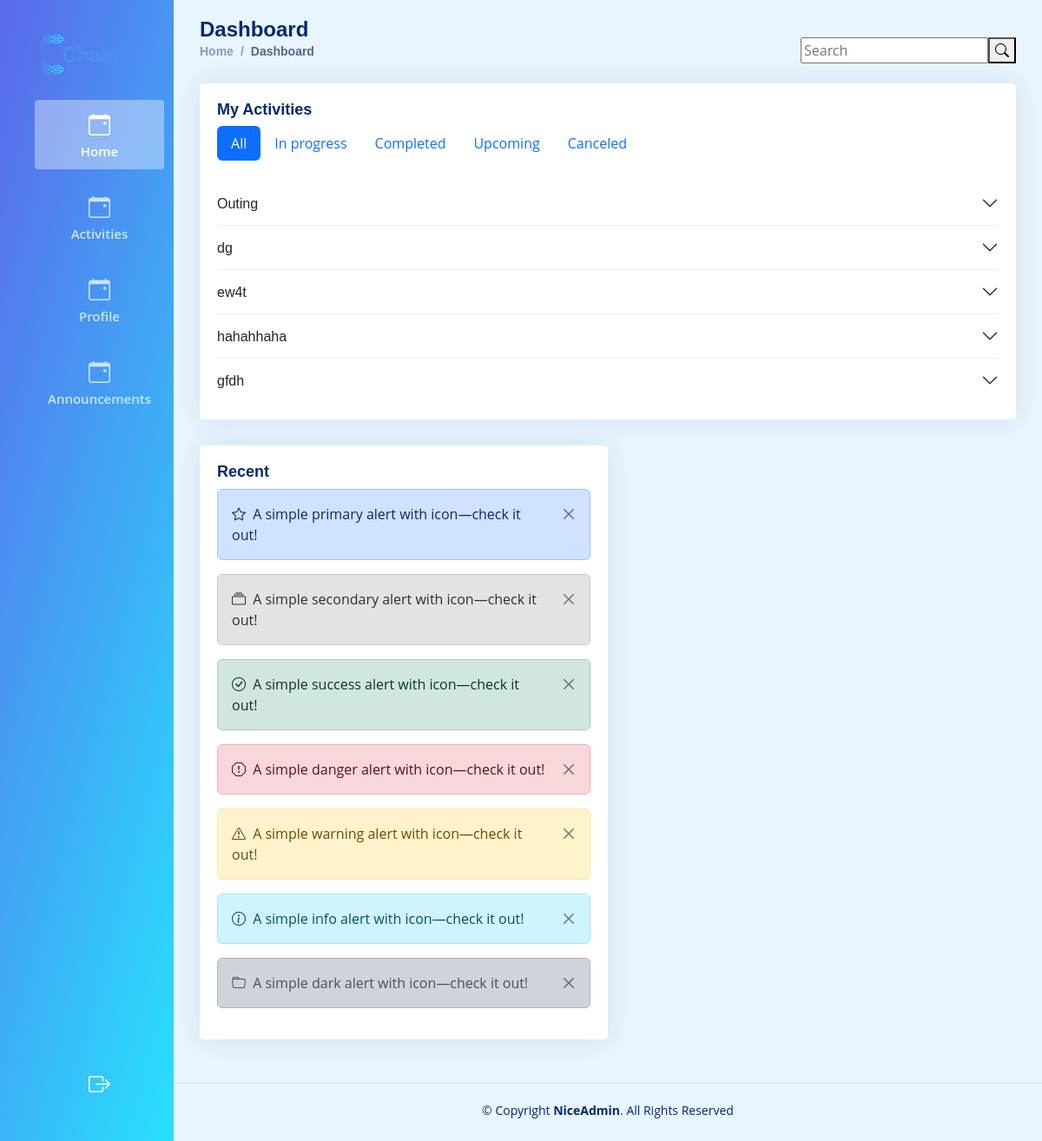
/client/pages/user/events.php, run on the app's committed database.
### tables this page shows
CREATE TABLE `activity` (
  `activityID` int(11) NOT NULL,
  `act_title` varchar(50) NOT NULL,
  `act_date` varchar(50) NOT NULL,
  `act_time` int(50) NOT NULL,
  `act_location` varchar(100) NOT NULL,
  `act_desc` varchar(500) NOT NULL,
  `act_ootd` varchar(100) NOT NULL,
  `remarks` varchar(50) NOT NULL,
  `userID` int(11) NOT NULL
);

### client/pages/user/events.php (the view, shortened to what this page needs)
<!DOCTYPE html>
<html lang="en">
<head>
    <?php include_once("../../components/vendorCSSLinks.php") ?>
    <link rel="stylesheet" href="../../assets/css/main.css">
    <link rel="stylesheet" href="../../assets/css/user.css">
</head>
<body>
    <?php include_once("../../components/sidebar.php") ?>
    <main id="main" class="main user-main">
        <div class="page-header d-flex align-items-center">
            <div class="pagetitle">
                <h1>Dashboard</h1>
                <nav>
                    <ol class="breadcrumb">
                        <li class="breadcrumb-item"><a href="index.html">Home</a></li>
                        <li class="breadcrumb-item active">Dashboard</li>
                    </ol>
                </nav>
            </div>
            <div class="search-bar">
                <form class="search-form d-flex align-items-center" method="POST" action="#">
                    <input type="text" name="query" placeholder="Search" title="Enter search keyword">
                    <button type="submit" title="Search"><i class="bi bi-search"></i></button>
                </form>
            </div>
        </div>
        <div class="card col-lg-12">
            <div class="card-body">
                <h5 class="card-title">My Activities</h5>
                <ul class="nav nav-pills mb-3" id="pills-tab" role="tablist">
                    <li class="nav-item" role="presentation">
                        <button class="nav-link active" id="pills-all-tab" data-bs-toggle="pill" data-bs-target="#pills-all" type="button" role="tab" aria-controls="pills-all" aria-selected="true">All</button>
                    </li>
                    <li class="nav-item" role="presentation">
                        <button class="nav-link" id="pills-progress-tab" data-bs-toggle="pill" data-bs-target="#pills-progress" type="button" role="tab" aria-controls="pills-progress" aria-selected="false" tabindex="-1">In
                            progress</button>
                    </li>
                    <li class="nav-item" role="presentation">
                        <button class="nav-link" id="pills-Completed-tab" data-bs-toggle="pill" data-bs-target="#pills-Completed" type="button" role="tab" aria-controls="pills-Completed" aria-selected="false" tabindex="-1">Completed</button>
                    </li>
                    <li class="nav-item" role="presentation">
                        <button class="nav-link" id="pills-Upcoming-tab" data-bs-toggle="pill" data-bs-target="#pills-Upcoming" type="button" role="tab" aria-controls="pills-Upcoming" aria-selected="false" tabindex="-1">Upcoming</button>
                    </li>
                    <li class="nav-item" role="presentation">
                        <button class="nav-link" id="pills-canceled-tab" data-bs-toggle="pill" data-bs-target="#pills-canceled" type="button" role="tab" aria-controls="pills-canceled" aria-selected="false" tabindex="-1">Canceled</button>
                    </li>
                </ul>
                <div class="tab-content pt-2" id="myTabContent">
                    <div class="tab-pane fade active show" id="pills-all" role="tabpanel" aria-labelledby="all-tab">
                        <div class="accordion accordion-flush" id="myaccordion">
                            <?php
                            $conn = getConnection();
                            $sql = "SELECT * FROM activity";
                            $result = mysqli_query($conn, $sql);
                            if (mysqli_num_rows($result) > 0) :
                                while ($row = mysqli_fetch_assoc($result)) :
                            ?>
                                    <div class="accordion-item">
                                        <h2 class="accordion-header" id="flush-heading<?= $row['activityID'] ?>">
                                            <button class="accordion-button collapsed" type="button" data-bs-toggle="collapse" data-bs-target="#flush-collapse<?= $row['activityID'] ?>" aria-expanded="false" aria-controls="flush-collapseThree">
                                                <?= $row['act_title']; ?>
                                            </button>
                                        </h2>
                                    </div>
                            <?php
                                endwhile;
                            else :
                                echo "0 results";
                            endif;
                            ?>
                        </div>
                    </div>
                </div>
            </div>
        </div>
        <div class="card col-lg-6">
            <div class="card-body">
                <h5 class="card-title">Recent</h5>
                <div class="alert alert-primary alert-dismissible fade show" role="alert">
                    <i class="bi bi-star me-1"></i>
                    A simple primary alert with icon—check it out!
                    <button type="button" class="btn-close" data-bs-dismiss="alert" aria-label="Close"></button>
                </div>
                <div class="alert alert-secondary alert-dismissible fade show" role="alert">
                    <i class="bi bi-collection me-1"></i>
                    A simple secondary alert with icon—check it out!
                    <button type="button" class="btn-close" data-bs-dismiss="alert" aria-label="Close"></button>
                </div>
                <div class="alert alert-success alert-dismissible fade show" role="alert">
                    <i class="bi bi-check-circle me-1"></i>
                    A simple success alert with icon—check it out!
                    <button type="button" class="btn-close" data-bs-dismiss="alert" aria-label="Close"></button>
                </div>
                <div class="alert alert-danger alert-dismissible fade show" role="alert">
                    <i class="bi bi-exclamation-octagon me-1"></i>
                    A simple danger alert with icon—check it out!
                    <button type="button" class="btn-close" data-bs-dismiss="alert" aria-label="Close"></button>
                </div>
                <div class="alert alert-warning alert-dismissible fade show" role="alert">
                    <i class="bi bi-exclamation-triangle me-1"></i>
                    A simple warning alert with icon—check it out!
                    <button type="button" class="btn-close" data-bs-dismiss="alert" aria-label="Close"></button>
                </div>
                <div class="alert alert-info alert-dismissible fade show" role="alert">
                    <i class="bi bi-info-circle me-1"></i>
                    A simple info alert with icon—check it out!
                    <button type="button" class="btn-close" data-bs-dismiss="alert" aria-label="Close"></button>
                </div>
                <div class="alert alert-dark alert-dismissible fade show" role="alert">
                    <i class="bi bi-folder me-1"></i>
                    A simple dark alert with icon—check it out!
                    <button type="button" class="btn-close" data-bs-dismiss="alert" aria-label="Close"></button>
                </div>
            </div>
        </div>
    </main>
    <?php include_once("../../components/footer.php") ?>
</body>
</html>

### client/assets/css/main.css (style rules this page uses)
body { position: relative; }
.user-main { margin-top: 0 !important; padding: 50px; background-size: cover; }
#main { position: relative; height: fit-content; overflow: hidden; }
.page-header { z-index: 99; justify-content: space-between; }

### client/assets/css/user.css (style rules this page uses)
:root { scroll-behavior: smooth; }
body { font-family: "Open Sans", sans-serif; background: #e8f5ff !important; color: #444444; }
a { color: #4154f1; text-decoration: none; }
h1, h2, h3, h4, h5, h6 { font-family: "Nunito", sans-serif; }
#main { margin-top: 60px; padding: 20px 30px; transition: all 0.3s; margin-left: 200px; }
.pagetitle { margin-bottom: 10px; }
.pagetitle h1 { font-size: 24px; margin-bottom: 0; font-weight: 600; color: #012970; }
.card { margin-bottom: 30px; border: none !important; border-radius: 5px; box-shadow: 0px 0 30px rgba(1, 41, 112, 0.1); }
.card-title { font-size: 18px; font-weight: bold; color: #012970 !important; font-family: "Poppins", sans-serif; margin-bottom: .5rem !important; }
.card-body { padding: 20px; }
.btn-close { background-size: 25%; }
.accordion-item { border: 1px solid #ebeef4; }
.accordion-flush .accordion-button { padding: 15px 0; background: none; border: 0; }
.breadcrumb { font-size: 14px; font-family: "Nunito", sans-serif; color: #899bbd; font-weight: 600; }
.breadcrumb a { color: #899bbd; transition: 0.3s; }
.breadcrumb .breadcrumb-item::before { color: #899bbd; }
.breadcrumb .active { color: #51678f; font-weight: 600; }
@media (min-width: 1200px) { #main, #footer { margin-left: 200px; } }

### data on the page
activity: act_title "Outing"
activity: act_title "dg"
activity: act_title "ew4t"
activity: act_title "hahahhaha"
activity: act_title "gfdh"
